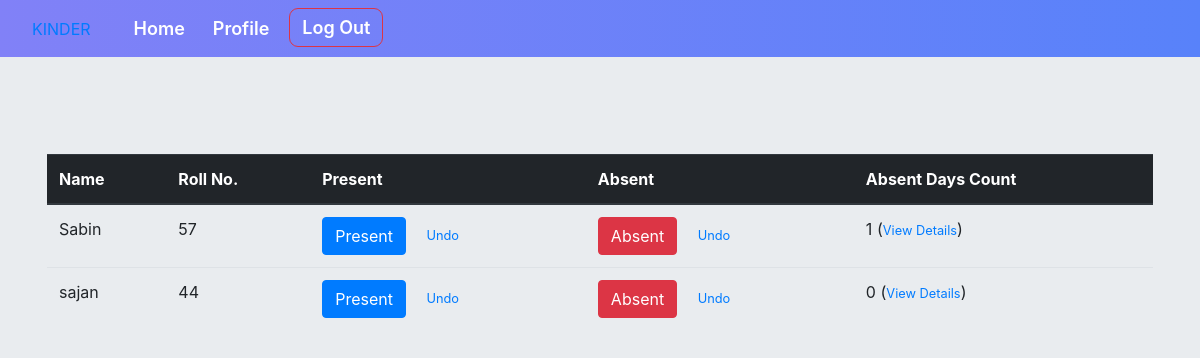
The page /home/attendance/ (signed in) on the database as committed earlier.
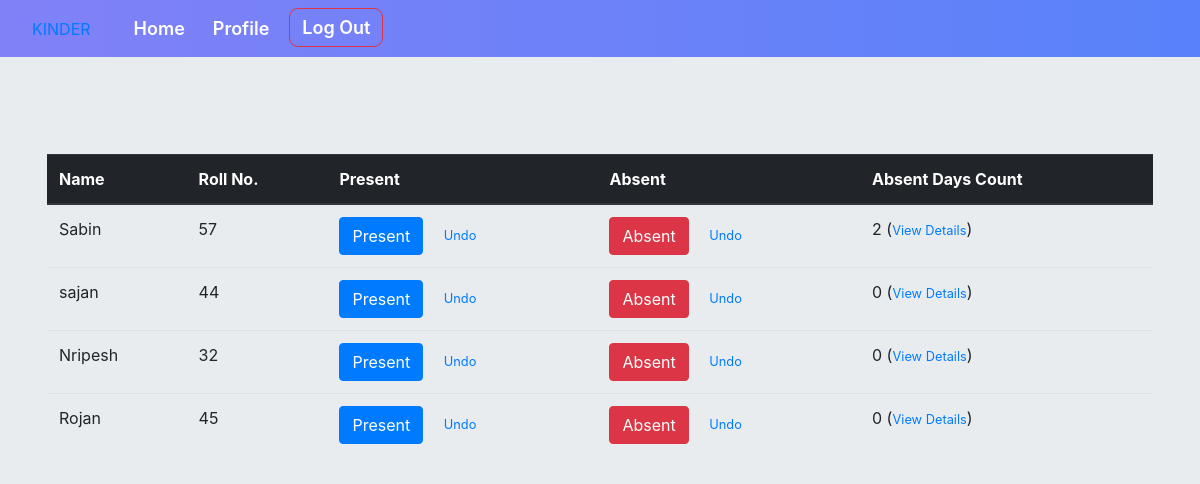
The same page on the database as committed later.
### second/models.py (models this page shows, shortened)
class Attend(models.Model):
    student=models.ForeignKey(SID, on_delete=models.CASCADE)
    @property
    def absentdayss(self):
        return self.absentday_set.count()

class SID(models.Model):
    full_name = models.CharField(max_length=30)
    roll = models.IntegerField()
    childid = models.IntegerField()
    teacher = models.ForeignKey(User, on_delete=models.CASCADE)

### second/views.py (the view)
# urls.py: path('attendance/', views.attendance, name='attendance'),
def attendance(request):
    context = {
        'students': Attend.objects.all(),
    }
    return render(request, 'attendance.html', context)

### second/templates/attendance.html (shortened to what this page needs)
{% extends "base1.html" %}
{% block base2 %}
{% load static %}
<!DOCTYPE html>
<html lang="en">
{% load static %}
<head>
    <link rel="stylesheet" type="text/css" href="{% static 'second.css' %}">
</head>
<body style="margin-top: 90px;" class="jumbotron">
<div class="container">
<center>
    <table class="table table-hover" id="mytable">
        <thead class="thead-dark">
            <tr>
                <th>Name</th>
                <th>Roll No.</th>
                <th>Present</th>
                <th>Absent</th>
                <th>Absent Days Count</th>
            </tr>
        </thead>
        {% for i in students %}
        {% if i.student.teacher == user %}
            <tr>
            <td>{{i.student.full_name}}</td>
            <td>{{i.student.roll}}</td>
            <td>
                <a class="present-btn btn btn-primary" href='{% url "present" i.id %}'>Present</a>&emsp;
                <small><a href='{% url "presentdecrease" i.id %}'>Undo</a></small>
            </td>
            <td id="CC">
                <a class="absent-btn btn btn-danger" href='{% url "absent" i.id %}' onclick="worker()">Absent</a>&emsp;
                <small><a href='{% url "absentdecrease" i.id %}'>Undo</a></small>
            </td>
            <td>
                {{i.absentdayss}} (<small><a href="{% url 'attendance-detail' i.id %}">View Details</small></a>)
            </td>
            </tr>
        {% endif%}
        {% endfor %}
    </table>
</center>
</div>
</body>
</html>
{% endblock %}

Rows that differ between the two databases and show on the page:
computed for Attend "Sabin": absentdayss "1" → "2"
added Attend: student.full_name "Nripesh", student.roll "32", absentdayss "0"
added Attend: student.full_name "Rojan", student.roll "45", absentdayss "0"
